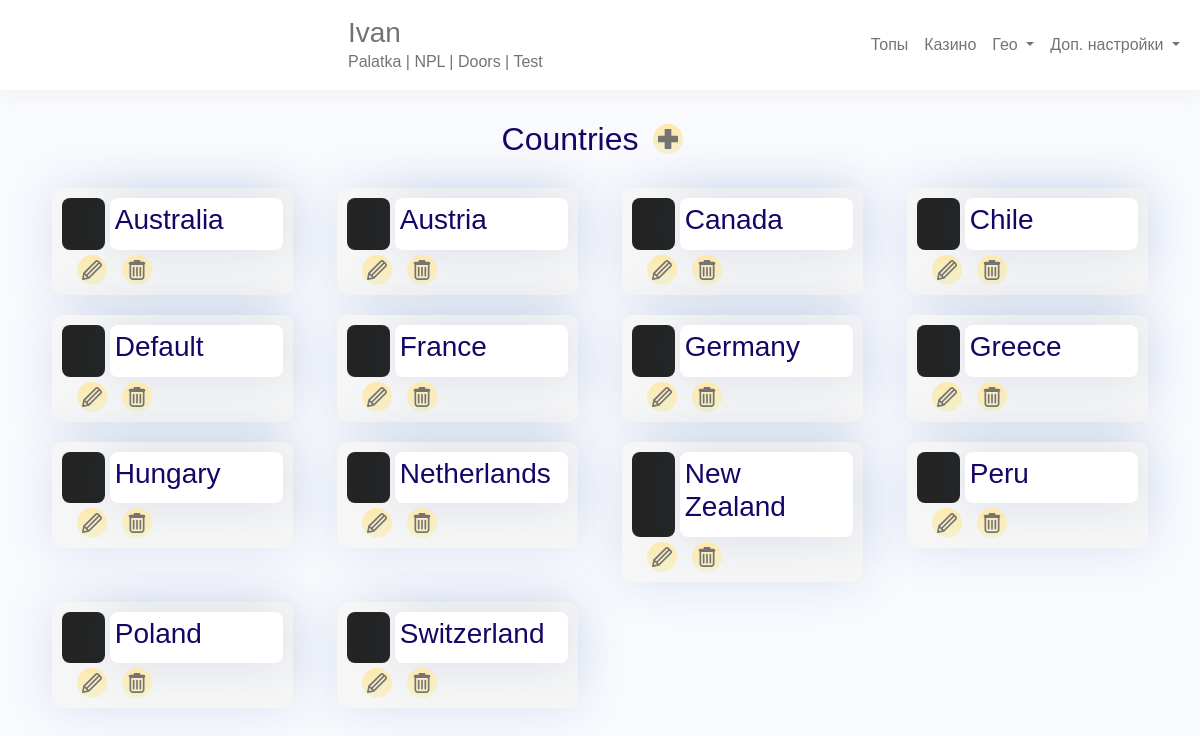
Screenshot of /top/countryadmin/ (signed in) with the database file from the repository.
### top/models.py (models this page shows, shortened)
class Source(models.Model):
    name = models.CharField(u'Источник', blank=False, max_length=255, null=False)
    class Meta:
        verbose_name = u"Источник"
        verbose_name_plural = u"Источники"

### geo/models.py (models this page shows, shortened)
class Country(models.Model):
    name = models.CharField(u'Название', max_length=50, unique=True)
    slug = models.CharField(u'Обозначение (en)',max_length=255, unique=True)
    image = ThumbnailerImageField(u'Flag', upload_to="upload/img/flags/", blank=False)
    currency = models.ForeignKey(Currency, related_name='country_currency', blank=True, null=True, default=None, on_delete=models.SET_NULL)
    class Meta:
        verbose_name = u"Country"
        verbose_name_plural = u"Countries"

### top/views.py (the view)
# urls.py: path('top/countryadmin/', topviews.countryadmin, name='country_admin'),  # CountryAdmin
@login_required
def countryadmin(request):
    temp = 'topadmin/countryadmin.html'
    countries = Country.objects.all().order_by('name')
    context = {'countries': countries, }
    return render(request, temp, context)

### templates/topadmin/countryadmin.html (shortened to what this page needs)
{% extends './base.html' %}
{% block content %}
<div class="row ">
	<div class="col-12">
		<div class="section-head d-flex align-items-center justify-content-center">
			<h2>Countries</h2>
			<a href="{% url 'country_edit' slug='new'  %}" class="btn-circle btn-head" target="_blanc">
			</a>
		</div>
	</div>
	{% for country in countries %}
	<div class="col-12 col-md-6 col-lg-4 col-xl-3">
		<div class="box casino">
			<div class="d-flex align-items-stretch">
				{% if country.image %}
				<div class="casino-logo">
				</div>
				{% endif %}
				<div class="box-item casino-box-item">
					<h3>{{country.name}}</h3>
				</div>
			</div>
			<div class="casino-info">
				<div class="casino-btnbox">
					<a class="top-url-eye btn-circle" href="{% url 'country_edit' slug=country.id %}" target="_blanc">
					</a>
					<a class="btn-circle btn-delete" href="#delete-{{country.id}}" data-bs-target="#delete-{{country.id}}" data-bs-toggle="modal">
					</a>
				</div>
			</div>
		</div>
	</div>
	{% endfor %}
</div>
{% endblock %}

### templates/topadmin/base.html (shortened to what this page needs)
<!DOCTYPE html>
<html lang="en">
<head>
	<link rel="stylesheet" href="/media/topadmin/fonts/stylesheet.css">
	<link rel="stylesheet" href="/media/topadmin/styles/jquery-ui.css">
	<link rel="stylesheet" href="/media/topadmin/styles/bootstrap.min.css">
	<link href="/media/topadmin/styles/widgets.css" type="text/css" media="all" rel="stylesheet">
	<link rel="stylesheet" href="/media/topadmin/styles/styles.css">
</head>
<body>
		<nav class="navbar fixed-top navbar-expand-lg navbar-light">
			<div class="container-fluid">
				<div class="navbar-text">
					<h3 class="m-0 p-0">{{user.username}}</h3>
					<p class="m-0 p-0">
						{% for source in user.profile.permission.all %}
							{% if forloop.counter != 1 %}
								 |
							{% endif %}
							{{source.name}}
						{% endfor %}
					</p>
				</div>
				<ul class="navbar-nav">
					<li class="nav-item">
						<a class="nav-link"  href="{% url 'topadmin' %}">Топы</a>
					</li>
					<li class="nav-item">
						<a class="nav-link" href="{% url 'casinoadmin' %}">Казино</a>
					</li>
					<li class="nav-item dropdown">
						<a class="nav-link  dropdown-toggle" href="#" id="navbarDropdown-geo" role="button" data-bs-toggle="dropdown" aria-expanded="false">
							Гео
						</a>
					</li>
					<li class="nav-item dropdown">
						<a class="nav-link  dropdown-toggle" href="#" id="navbarDropdown-casino" role="button" data-bs-toggle="dropdown" aria-expanded="false">
							Доп. настройки
						</a>
					</li>
				</ul>
			</div>
		</nav>
		<main>
			<div class="container">
				{% block content %}
				{% endblock %}
			</div>
		</main>
</body>
</html>

### media/topadmin/styles/styles.css (style rules this page uses)
body { font-family: 'Poppins', sans-serif; color: #180466; background: #F9FAFE; }
.navbar { background: #fff; box-shadow: 0 0 20px 1px #eaeaea99; }
main { margin-top: 100px; }
.box { background: #f6f6f6; border-radius: 10px; margin: 10px; padding: 10px; box-shadow: rgba(42, 89, 152, 15%) 0px 0px 50px; }
.box-item { margin-bottom: 10px; width: 100%; background: #fff; padding: 5px; border-radius: 8px; box-shadow: rgb(42 89 152 / 15%) 0px 0px 50px; }
.btn-circle { border: none; width: 30px; height: 30px; display: flex; padding: 5px; justify-content: center; align-items: center; border-radius: 50%; background: linear-gradient(to bottom, #FEE9AD 0%, #F4F1D0 100%); }
.btn-circle svg { fill: #747474; }
.section-head { margin: 20px 0; }
.section-head h2 { margin: 0; }
.btn-head { margin: 0 15px; }
.top-url-eye, .top-url-copy { margin: 0 15px; }
.casino-logo { width: 25%; background: #000000da; border-radius: 8px; margin-right: 5px; display: flex; align-items: center; }
.casino-box-item { margin: 0; }
.casino-btnbox { display: flex; justify-content: end; }
.casino-info { margin: 5px 0 0; display: flex; justify-content: space-between; }

### rows the page displays
Source: name "Palatka"
Source: name "NPL"
Source: name "Doors"
Source: name "Test"
Country: name "Australia"
Country: name "Austria"
Country: name "Canada"
Country: name "Chile"
Country: name "Default"
Country: name "France"
Country: name "Germany"
Country: name "Greece"
Country: name "Hungary"
Country: name "Netherlands"
Country: name "New Zealand"
Country: name "Peru"
Country: name "Poland"
Country: name "Switzerland"

### other values shown
{{ user.username }} "Ivan"
